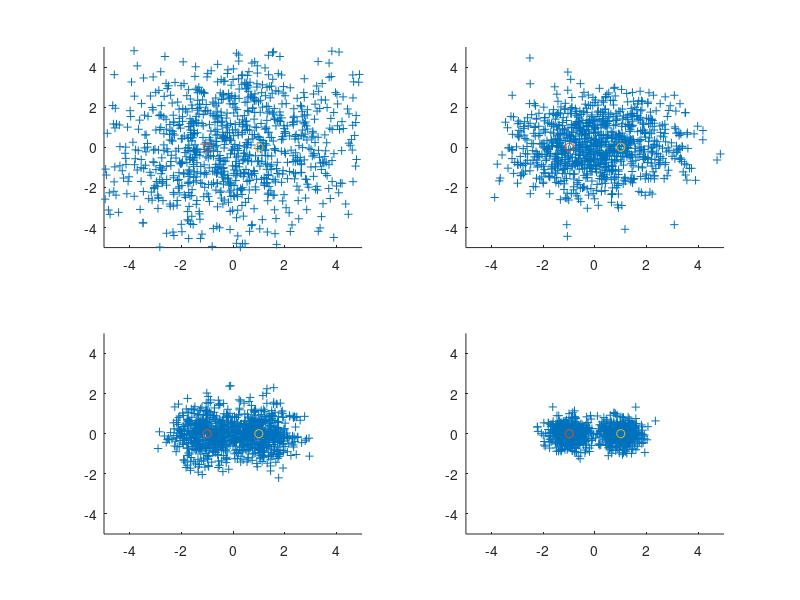

Write the MATLAB code that produced this figure.
clear;
Maxbit = 1000;
Eb = 1;
% fs = 0.01:0.01:Maxbit; 
% f = cos(fs*2*pi+pi/2);
% fs = sin(fs*2*pi+pi/2);
for j=1:4   
    i = j*5-15;
    b = rand(1,Maxbit);         
    b_bin = round(b);                
    b2 = sign(b_bin - 0.5);
    %     b3 = repmat(b2,Maxbit,1);
    %     b4 = reshape(b3,1,[]);
    %     z = f.*b4;
    %     plot(z);


    SNR = 10 ^( 0.1 * i);           
    N0 = Eb/SNR;
    Sigma = sqrt(N0/2);

    Noise = Sigma*randn(1,Maxbit);
    Noises = Sigma*randn(1,Maxbit);
    %             
    %       Noise2 = repmat(Noise,Maxbit,1);
    %       Noise3 = reshape(Noise2,1,[]);
    %       
    %       Noises2 = repmat(Noises,Maxbit,1);
    %       Noises3 = reshape(Noises2,1,[]);

    %       zn = Noise3.*f + Noises3.*fs;


    Snt = b2 + Noise;

    subplot(2,2,j);
    scatter(Snt,Noises,'+');
    hold on;
    scatter(-1,0,'red');
    hold on;
    scatter(1,0,'red');
    axis([-5 5,-5 5])


end
Maxbit = 1000000;
for j=1:31
    i = j-16;
    b = rand(1,Maxbit);         
    b_bin = round(b);                
    b2 = sign(b_bin - 0.5);

    SNR = 10 ^( 0.1 * i);           
    N0 = Eb/SNR;
    Sigma = sqrt(N0/2);
    Noise = Sigma*randn(1,Maxbit);

    Snt = b2 + Noise;
    res(Snt<0) = -1;
    res(Snt>=0) = 1;

    St = res .* b2;
    err(j) = length(find(St<=0));
    Pb(j) = err(j)/Maxbit*100;

end
% figure(2);
% semilogy(-15:1:15,Pb);
% grid on;
% xlabel('信噪比(dB)');
% ylabel('误码率Pe')
